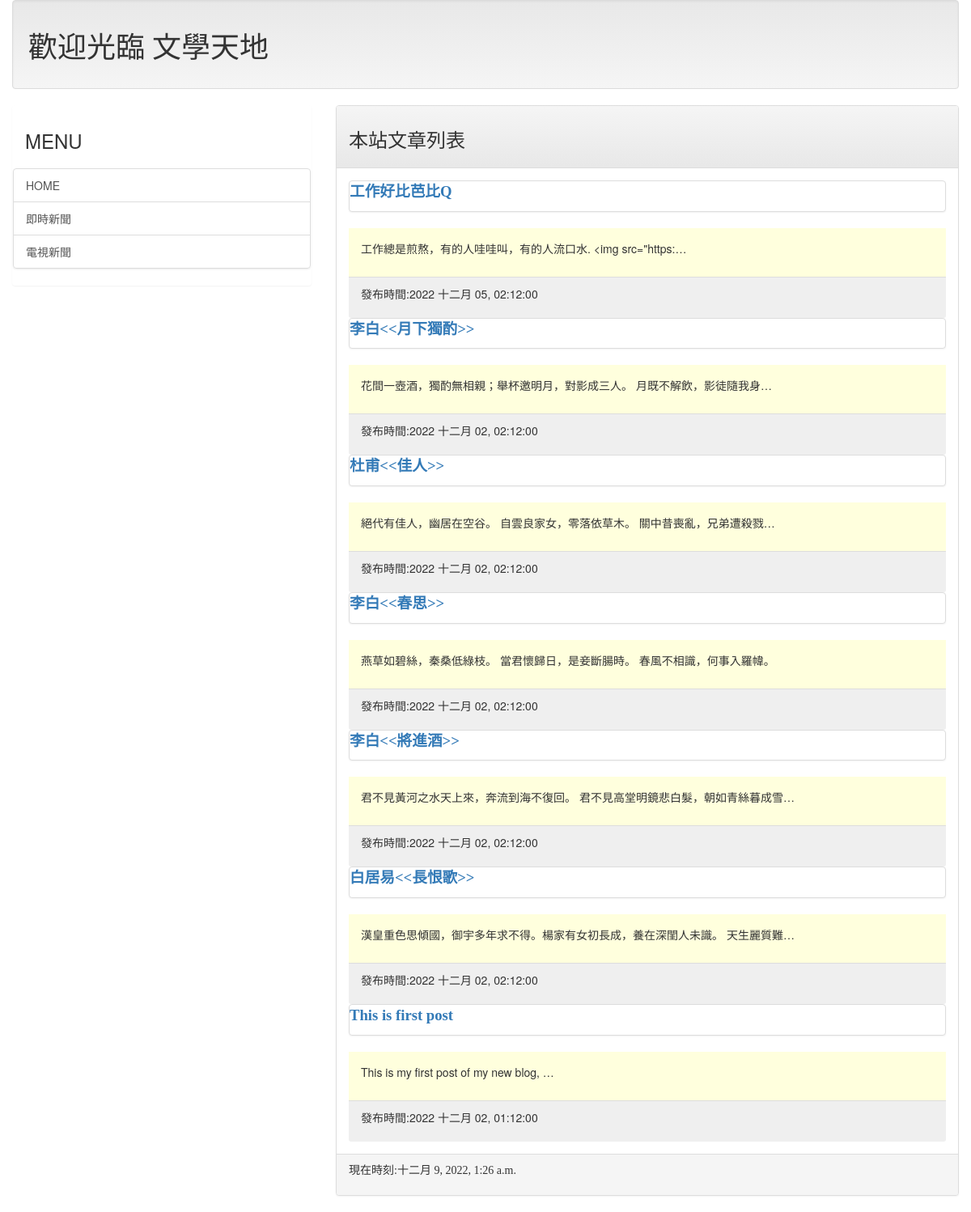
The page / on the database its author committed.
### mainsite/models.py (models this page shows, shortened)
class Post(models.Model):
    title = models.CharField(max_length=200)
    slug=models.CharField(max_length=200)
    body=models.TextField()
    pub_date=models.DateTimeField(default=timezone.now)
    class Meta:
        ordering=('-pub_date',)

### mainsite/views.py (the view)
# urls.py: path('',homepage),
def homepage(request):
    posts=Post.objects.all()
    now = datetime.now()
    return  render(request,'index.html',locals())

### templates/index.html (shortened to what this page needs)
{% extends 'base.html' %}
{% block headmessage %}
    <h3 style="font-family:標楷體;">本站文章列表</h3>
{% endblock %}
{% block content %}
    {% for post in posts %}
        <div class="panel panel-default">
            <p style="font-family:微軟正黑體 ;font-size:14pt;font-weight:bold ;">
                <a href="/post/{{post.slug}}">{{post.title}}</a>
            </p>
        </div>
        <div class="panel-body" style="background-color:#ffffdd ;">
            <p>
                {{ post.body | truncatechars:40}}
            </p>
        </div>
        <div class="panel-footer" style="background-color:#efefef ;">
            <p>
                發布時間:{{ post.pub_date | date:"Y M d, h:m:s"}}
            </p>
        </div>
    {% endfor %}
{% endblock %}

### rows shown on the page
Post: title "工作好比芭比Q", body "工作總是煎熬，有的人哇哇叫，有的人流口水. <img src=\"https:…", pub_date "2022 十二月 05, 02:12:00"
Post: title "李白<<月下獨酌>>", body "花間一壺酒，獨酌無相親；舉杯邀明月，對影成三人。 月既不解飲，影徒隨我身…", pub_date "2022 十二月 02, 02:12:00"
Post: title "杜甫<<佳人>>", body "絕代有佳人，幽居在空谷。 自雲良家女，零落依草木。 關中昔喪亂，兄弟遭殺戮…", pub_date "2022 十二月 02, 02:12:00"
Post: title "李白<<春思>>", body "燕草如碧絲，秦桑低綠枝。 當君懷歸日，是妾斷腸時。 春風不相識，何事入羅幃。", pub_date "2022 十二月 02, 02:12:00"
Post: title "李白<<將進酒>>", body "君不見黃河之水天上來，奔流到海不復回。 君不見高堂明鏡悲白髮，朝如青絲暮成雪…", pub_date "2022 十二月 02, 02:12:00"
Post: title "白居易<<長恨歌>>", body "漢皇重色思傾國，御宇多年求不得。楊家有女初長成，養在深閨人未識。 天生麗質難…", pub_date "2022 十二月 02, 02:12:00"
Post: title "This is first post", body "This is my first post of my new blog, …", pub_date "2022 十二月 02, 01:12:00"
